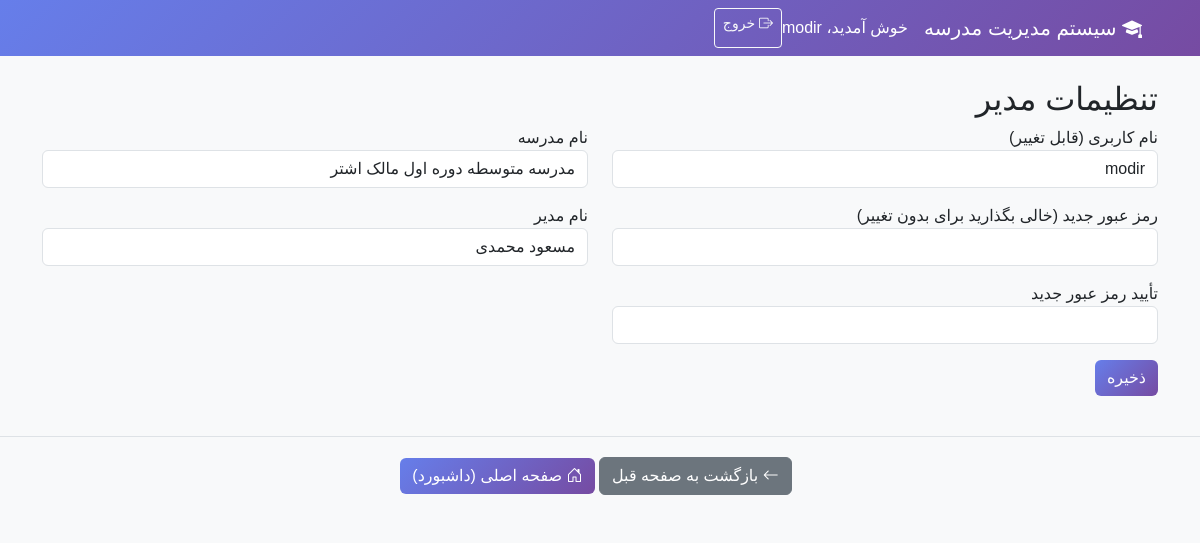
Screenshot of /admin/settings (signed in) with the database file from the repository.
### models.py (models this page shows)
class Admin(db.Model):
    id = db.Column(db.Integer, primary_key=True)
    username = db.Column(db.String(50), unique=True, nullable=False)
    password_hash = db.Column(db.String(200), nullable=False)
    school_name = db.Column(db.String(100), default='مدرسه متوسطه')
    principal_name = db.Column(db.String(100), default='')

### routes/admin.py (the view, shortened to what this page needs)
@admin_bp.route('/settings', methods=['GET', 'POST'])
@login_required(role='admin')
def admin_settings():
    admin = Admin.query.first()
    return render_template('admin_settings.html', admin=admin)

### routes/general.py (called while the page is built)
def login_required(role='any'):
    def decorator(f):
        @wraps(f)
        def decorated_function(*args, **kwargs):
            if 'user_id' not in session:
                flash('لطفا وارد شوید', 'error')
                return redirect(url_for('general.login'))
            if role == 'admin' and session.get('role') != 'admin':
                flash('دسترسی محدود به ادمین', 'error')
                return redirect(url_for('general.login'))
            return f(*args, **kwargs)
        return decorated_function
    return decorator

### templates/admin_settings.html
            {% extends "base.html" %}
            {% block content %}
            <h2>تنظیمات مدیر</h2>
            <form method="POST">
                <div class="row">
                    <div class="col-md-6">
                        <div class="mb-3">
                            <label>نام کاربری (قابل تغییر)</label>
                            <input type="text" name="username" class="form-control" value="{{ admin.username }}" required>
                        </div>
                        <div class="mb-3">
                            <label>رمز عبور جدید (خالی بگذارید برای بدون تغییر)</label>
                            <input type="password" name="new_password" class="form-control" minlength="6">
                        </div>
                        <div class="mb-3">
                            <label>تأیید رمز عبور جدید</label>
                            <input type="password" name="confirm_password" class="form-control" minlength="6">
                        </div>
                    </div>
                    <div class="col-md-6">
                        <div class="mb-3">
                            <label>نام مدرسه</label>
                            <input type="text" name="school_name" class="form-control" value="{{ admin.school_name }}" required>
                        </div>
                        <div class="mb-3">
                            <label>نام مدیر</label>
                            <input type="text" name="principal_name" class="form-control" value="{{ admin.principal_name }}" required>
                        </div>
                    </div>
                </div>
                <button type="submit" class="btn btn-primary">ذخیره</button>
            </form>
            {% endblock %}

### templates/base.html (shortened to what this page needs)
            <!DOCTYPE html>
            <html lang="fa" dir="rtl">
            <head>
                <link href="https://cdn.jsdelivr.net/npm/bootstrap@5.3.0/dist/css/bootstrap.min.css" rel="stylesheet">
                <link href="https://cdn.jsdelivr.net/npm/bootstrap-icons@1.10.0/font/bootstrap-icons.css" rel="stylesheet">
            </head>
            <body>
                {% if session.get('user_id') %}
                <nav class="navbar navbar-expand-lg navbar-dark">
                    <div class="container">
                        <a class="navbar-brand" href="#">
                            <i class="bi bi-mortarboard-fill"></i> سیستم مدیریت مدرسه
                        </a>
                        <div class="navbar-nav ms-auto">
                            <span class="navbar-text text-white me-3">
                                خوش آمدید، {{ session.get('username') }}
                            </span>
                            <a class="btn btn-outline-light btn-sm" href="{{ url_for('general.logout') }}">
                                <i class="bi bi-box-arrow-right"></i> خروج
                            </a>
                        </div>
                    </div>
                </nav>
                {% endif %}
                <div class="container mt-4">
                    {% block content %}{% endblock %}
                </div>
                {% if session.get('user_id') %}
                <footer class="footer-buttons">
                    <div class="container">
                        <div class="row justify-content-center">
                            <div class="col-auto">
                                <a href="{{ request.referrer or url_for('general.index') }}" class="btn btn-secondary me-2">
                                    <i class="bi bi-arrow-left"></i> بازگشت به صفحه قبل
                                </a>
                                <a href="{{ url_for('admin.admin_dashboard') if session.get('role') == 'admin' else url_for('teacher.teacher_dashboard') }}" class="btn btn-primary">
                                    <i class="bi bi-house-door"></i> صفحه اصلی (داشبورد)
                                </a>
                            </div>
                        </div>
                    </div>
                </footer>
                {% endif %}
            </body>
            </html>

### templates/base.html (style rules this page uses)
body { font-family: 'Vazir', sans-serif; background-color: #f8f9fa; }
.navbar { background: linear-gradient(135deg, #667eea 0%, #764ba2 100%); }
.btn-primary { background: linear-gradient(135deg, #667eea 0%, #764ba2 100%); border: none; }
.footer-buttons { background-color: #f8f9fa; padding: 20px 0; margin-top: 40px; border-top: 1px solid #dee2e6; }

### rows the page displays
Admin: get "modir", username "modir", school_name "مدرسه متوسطه دوره اول مالک اشتر", principal_name "مسعود محمدی"
